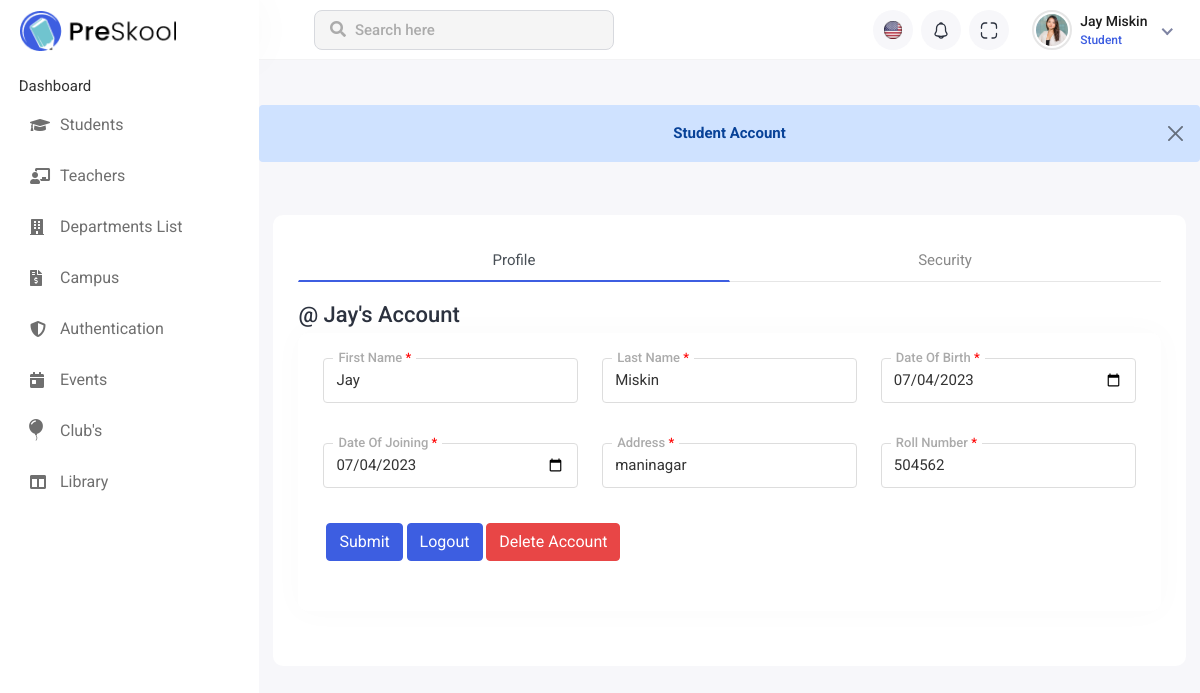
The page /profile_page/ (signed in) on the database its author committed.
### institute_App/models.py (models this page shows, shortened)
class Common(models.Model):
    Master=models.ForeignKey(Master, on_delete=models.CASCADE)
    Name=models.CharField(max_length=50)
    DateOfBirth=models.DateField(default='2022-11-21')
    DateOfJoining=models.DateField(default='2022-11-21')
    Address=models.CharField(max_length=100)
    class Meta:
        db_table="common"

class Student(models.Model):
    Common=models.ForeignKey(Common, on_delete=models.CASCADE)
    Roll_Number=models.CharField(max_length=20)
    class Meta:
        db_table="student"

### institute_App/views.py (the view)
# urls.py: path('profile_page/', profile_page, name='profile_page'),
def profile_page(request):
    print(request.session['email'])
    if 'email' in request.session:
        try:
            try:
                profile_data(request)
                return render(request,'profile_page.html',data)
            except:
                profile_data_2(request)
                return redirect(profile_page_teacher)
        except Exception as err:
            print("data not availabe ! submit your data admin side & relogin")
    return redirect(update_profile_page)

### institute_App/views.py (called while the page is built)
def profile_data(request):
    master = Master.objects.get(Email = request.session['email'])
    user_profile = Common.objects.get(Master = master)
    user_roll = Student.objects.get(Common=user_profile)
    user_profile.first_name = user_profile.Name.split()[0]
    user_profile.last_name = user_profile.Name.split()[1]
    user_roll.roll_number = user_roll.Roll_Number
    user_profile.DateOfBirth = user_profile.DateOfBirth.strftime("%Y-%m-%d")
    user_profile.DateOfJoining = user_profile.DateOfJoining.strftime("%Y-%m-%d")
    data['user_data'] = user_profile
    data['roll_user'] = user_roll
    return redirect(profile_page)

### institute_App/templates/profile_page.html (shortened to what this page needs)
{% extends 'base.html' %}
{% load static %}
{% block main_content %}
<div class="header">
    <div class="header-left">
        <a href="{% static 'index-2.html' %}" class="logo">
            <img src="{% static 'assets/img/logo.png' %}" alt="Logo">
        </a>
    </div>
    <div class="top-nav-search">
        <form>
            <input type="text" class="form-control" placeholder="Search here">
            <button class="btn" type="submit"><i class="fas fa-search"></i></button>
        </form>
    </div>
    <ul class="nav user-menu">
        <li class="nav-item dropdown noti-dropdown language-drop me-2">
            <a href="#" class="dropdown-toggle nav-link header-nav-list" data-bs-toggle="dropdown">
                <img src="{% static 'assets/img/icons/header-icon-01.svg' %}" alt="">
            </a>
        </li>
        <li class="nav-item dropdown noti-dropdown me-2">
            <a href="#" class="dropdown-toggle nav-link header-nav-list" data-bs-toggle="dropdown">
                <img src="{% static 'assets/img/icons/header-icon-05.svg' %}" alt="">
            </a>
        </li>
        <li class="nav-item zoom-screen me-2">
            <a href="#" class="nav-link header-nav-list win-maximize">
                <img src="{% static 'assets/img/icons/header-icon-04.svg' %}" alt="">
            </a>
        </li>
        <li class="nav-item dropdown has-arrow new-user-menus">
            <a href="#" class="dropdown-toggle nav-link" data-bs-toggle="dropdown">
                <span class="user-img">
                    <img class="rounded-circle" src="{% static 'assets/img/profiles/avatar-01.jpg' %}" width="31"
                        alt="Ryan Taylor">
                    <div class="user-text">
                        <h6>{{user_data.first_name}} {{user_data.last_name}}</h6>
                        <p class="text-muted mb-0">Student</p>
                    </div>
                </span>
            </a>
        </li>
    </ul>
</div><br><br>
<div class="sidebar" id="sidebar">
    <div class="sidebar-inner slimscroll">
        <div id="sidebar-menu" class="sidebar-menu">
            <ul>
                <li class="submenu" >
                    <span> Dashboard </span>
                    </li>
                <li class="submenu">
                    <a href="#"><i class="fas fa-graduation-cap"></i> <span> Students</span> </a>
                </li>
                <li class="submenu">
                    <a href="#"><i class="fas fa-chalkboard-teacher"></i> <span> Teachers</span> </a>
                </li>
                <li>
                    <a href="{% url 'department_page' %}"><i class="fas fa-building"></i> <span> Departments List</span></a>
                </li>
                <li>
                    <a href="{% url 'maintenance_page' %}"><i class="fas fa-file-invoice-dollar"></i> <span> Campus</span></a>
                </li>
                <li class="submenu">
                    <a href="#"><i class="fas fa-shield-alt"></i> <span>Authentication </span> </a>
                </li>
                <li>
                    <a href="{% url 'event_page' %}"><i class="fas fa-calendar-day"></i> <span>Events</span></a>
                </li>
                <li>
                    <a href="{% url 'club_page' %}"><i class="bi bi-balloon-fill" style="font-size: 22px; margin-left: -5px;"></i> <span style="padding-left: 5px;">Club's</span></a>
                </li>
                <li class="submenu">
                    <a href="#"><i class="fas fa-columns"></i> <span> Library </span> </a>
                </li>
            </ul>
        </div>
    </div>
</div>
<div class="page-wrapper">
    <div class="alert alert-primary alert-dismissible fade show" role="alert">
        <center><strong>Student Account</strong></center>
        <button type="button" class="btn-close" data-bs-dismiss="alert" aria-label="Close"></button>
      </div>
        <div class="content container-fluid">
    <div class="card-body">
        <ul class="nav nav-tabs nav-tabs-bottom nav-justified">
            <li class="nav-item"><a class="nav-link active" href="#bottom-justified-tab1" data-bs-toggle="tab">Profile</a>
            </li>
            <li class="nav-item"><a class="nav-link" href="#bottom-justified-tab2" data-bs-toggle="tab">Security</a></li>
        </ul>
        <div class="tab-content">
            <div class="tab-pane active" id="bottom-justified-tab1">
                <div class="row">
                    <div class="col-sm-12">
                        <h3 class="page-title">@ {{user_data.first_name}}'s Account</h3>
                        <div class="card">
                            <div class="card-body">
                                <form action="{% url 'profile_update' %}" method="post">
                                    <div class="row">
                                        <div class="col-12 col-sm-4">
                                            <div class="form-group local-forms">
                                                <label>First Name <span class="login-danger">*</span></label>
                                                <input type="text" name='first_name' class="form-control"
                                                    placeholder="First Name" value="{{user_data.first_name}}">
                                            </div>
                                        </div>
                                        <div class="col-12 col-sm-4">
                                            <div class="form-group local-forms">
                                                <label>Last Name <span class="login-danger">*</span></label>
                                                <input type="text" name="last_name" class="form-control"
                                                    placeholder="Last Name" value="{{user_data.last_name}}">
                                            </div>
                                        </div>
                                        <div class="col-12 col-sm-4">
                                            <div class="form-group local-forms">
                                                <label>Date Of Birth <span class="login-danger">*</span></label>
                                                <input class="form-control " name='dateofbirth' type="date"
                                                    value="{{user_data.DateOfBirth}}" placeholder="YYYY-MM-DD">
                                            </div>
                                        </div>
                                        <div class="col-12 col-sm-4">
                                            <div class="form-group local-forms">
                                                <label>Date Of Joining <span class="login-danger">*</span></label>
                                                <input type="date" class="form-control" name='dateofjoining'
                                                    value="{{user_data.DateOfJoining}}" placeholder="YYYY-MM-DD">
                                            </div>
                                        </div>
                                        <div class="col-12 col-sm-4">
                                            <div class="form-group local-forms">
                                                <label>Address <span class="login-danger">*</span></label>
                                                <input type="text" class="form-control" name="address" placeholder="Address"
                                                    value="{{user_data.Address}}">
                                            </div>
                                        </div>
                                        <div class="col-12 col-sm-4">
                                            <div class="form-group local-forms">
                                                <label>Roll Number <span class="login-danger">*</span></label>
                                                <input type="text" class="form-control" name="roll_number"
                                                    placeholder="Roll Number" value="{{roll_user.roll_number}}">
                                            </div>
                                        </div>
                                        <div class="card-body">
                                            <div class="popover-list">
                                                <button type="submit" class="btn btn-primary" data-bs-toggle="tooltip"
                                                    data-bs-html="true" title="">
                                                    Submit
                                                </button>
                                                <button type="submit" class="btn btn-primary" data-bs-toggle="tooltip"
                                                    data-bs-trigger="click" data-bs-html="true" data-bs-placement="bottom"
                                                    title=""><a class="nishad" href="{% url 'logout' %}">Logout</a></button>
                                                    <a href="{% url 'delete_account_function' %}">
                                                        <button type="button" class="btn btn-danger"
                                                            data-bs-toggle="tooltip"
                                                            data-bs-trigger="click" data-bs-html="true"
                                                            data-bs-placement="bottom" title=""
                                                            aria-describedby="tooltip98582">
                                                            Delete Account
                                                        </button>
                                                    </a>
                                            </div>
                                        </div>
                                    </div>
                                </form>
                            </div>
                        </div>
                    </div>
                </div>
            </div>
        </div>
    </div>
    </div>
</div>
{% endblock %}

### institute_App/templates/profile_page.html (style rules this page uses)
.nishad { color: white; }
.popover-list { margin-top: -30px; margin-left: -10px; }
.page-wrapper { min-height: 406px !important; }
.card-body { background: white; border-radius: 10px; }
.page-wrapper>.content { padding: 0.475rem 0.900rem; }
.alert { position: relative; padding: 1rem 2.25rem !important; margin-bottom: 1rem; border: 1px solid transparent; border-radius: 0.25rem; }

### rows shown on the page
Common: first_name "Jay", last_name "Miskin", dateofbirth "07/04/2023", dateofjoining "07/04/2023", address "maninagar"
Student: roll_number "504562"
